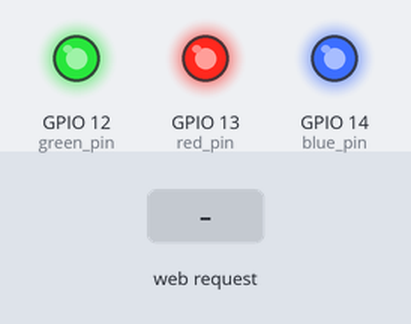
The sketch below on a simulated ESP8266 (NodeMCU). Parts: output pins drawn as LEDs (lit = HIGH). Inputs (shaded band) come from the test bench. WiFi joins after 1.5 s; servers stay silent unless stated; what the sketch prints to the serial monitor is not drawn.

Above: at 2.7 s.
2.8 s: HTTP request GET /off received
At 3.4 s:
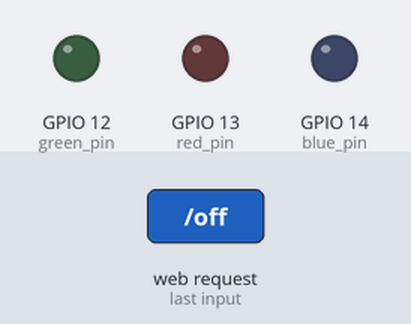
4.3 s: HTTP request GET /white received
At 5.7 s:
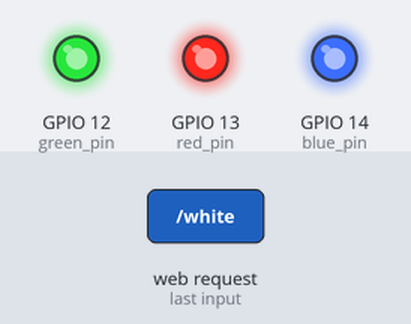
Timing chart, 0 to 7.3 s (numbered marks = the images above; inputs shaded):
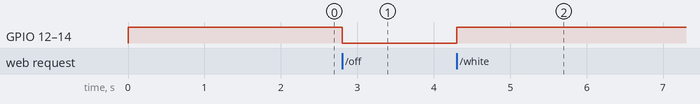

The sketch:

uart.ino
```cpp
#include <ESP8266WiFi.h>

const char* ssid = "";
const char* password = "";
String number;
float color;

#define blue_pin 14
#define green_pin 12
#define red_pin 13

WiFiServer server(80);

void setup() {

pinMode(blue_pin,OUTPUT);
 pinMode(green_pin,OUTPUT);
 pinMode(red_pin,OUTPUT);
  digitalWrite(blue_pin,HIGH);
 digitalWrite(green_pin,HIGH);
 digitalWrite(red_pin,HIGH);


  Serial.begin(115200);
  delay(10);


  // Connect to WiFi network
  Serial.println();
  Serial.println();
  Serial.print("Connecting to ");
  Serial.println(ssid);

  WiFi.begin(ssid, password);

  while (WiFi.status() != WL_CONNECTED) {
    delay(500);
    Serial.print(".");
  }
  Serial.println("");
  Serial.println("WiFi connected");

  // Start the server
  server.begin();
  Serial.println("Server started");

  // Print the IP address
  Serial.print("Use this URL to connect: ");
  Serial.print("http://");
  Serial.print(WiFi.localIP());
  Serial.println("/");

}

void loop() {

  WiFiClient client = server.available();
  if (!client) {
    return;
  }

  Serial.println("new client");
  while (!client.available()) {
    delay(1);
  }

  String request = client.readStringUntil('\r');
  Serial.println(request);
  client.flush();
  number= request.substring(5, 10);
    Serial.println(number);
    color=number.toFloat();
    Serial.println(color);


  if (request.indexOf("/off") > 0)  {
    analogWrite(blue_pin,0);
     analogWrite(green_pin,0);
     analogWrite(red_pin,0);
  }

  if (request.indexOf("/white") > 0)  {
    analogWrite(blue_pin,255);
     analogWrite(green_pin,255);
     analogWrite(red_pin,255);
  }
     if (color >= 1000 && color <=1255){
    int blue = color;
    blue = map(blue, 1000,1255,0,255);
    analogWrite(blue_pin,blue);
    Serial.println("modra");
    Serial.println(blue);
    delay(10);

    }

    if (color >=2000 && color <=2255){
      int green = color;
      green = map(green,2000,2255,0,255);
      analogWrite(green_pin,green);
      Serial.println("zelena");
      Serial.println(green);
      delay(10);

    }

    if (color >=3000 && color <= 3255){
      int red = color;
      red = map(red, 3000, 3255,0,255);
      analogWrite(red_pin,red);
      Serial.println("cervena");
      Serial.println(red);
      delay(10);
    }

}
```

Measured:
- after the input at 2.8 s, GPIO 12 (green_pin), GPIO 13 (red_pin), GPIO 14 (blue_pin): HIGH → LOW at once
- after the input at 4.3 s, GPIO 12 (green_pin), GPIO 13 (red_pin), GPIO 14 (blue_pin): LOW → HIGH at once
